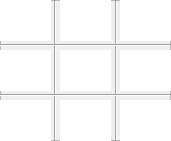
      <widget class="QFrame" name="frame_8">
       <property name="geometry">
        <rect>
         <x>200</x>
         <y>330</y>
         <width>171</width>
         <height>141</height>
        </rect>
       </property>
       <property name="frameShape">
        <enum>QFrame::StyledPanel</enum>
       </property>
       <property name="frameShadow">
        <enum>QFrame::Raised</enum>
       </property>
       <widget class="QTextEdit" name="firstNumberTextEdit_109">
        <property name="geometry">
         <rect>
          <x>0</x>
          <y>0</y>
          <width>51</width>
          <height>41</height>
         </rect>
        </property>
        <property name="font">
         <font>
          <pointsize>22</pointsize>
         </font>
        </property>
        <property name="autoFillBackground">
         <bool>false</bool>
        </property>
        <property name="inputMethodHints">
         <set>Qt::ImhDigitsOnly</set>
        </property>
        <property name="frameShape">
         <enum>QFrame::NoFrame</enum>
        </property>
        <property name="verticalScrollBarPolicy">
         <enum>Qt::ScrollBarAlwaysOff</enum>
        </property>
        <property name="horizontalScrollBarPolicy">
         <enum>Qt::ScrollBarAlwaysOff</enum>
        </property>
        <property name="markdown">
         <string/>
        </property>
        <property name="html">
         <string>&lt;!DOCTYPE HTML PUBLIC &quot;-//W3C//DTD HTML 4.0//EN&quot; &quot;http://www.w3.org/TR/REC-html40/strict.dtd&quot;&gt;
&lt;html&gt;&lt;head&gt;&lt;meta name=&quot;qrichtext&quot; content=&quot;1&quot; /&gt;&lt;style type=&quot;text/css&quot;&gt;
p, li { white-space: pre-wrap; }
&lt;/style&gt;&lt;/head&gt;&lt;body style=&quot; font-family:'MS Shell Dlg 2'; font-size:22pt; font-weight:400; font-style:normal;&quot;&gt;
&lt;p align=&quot;center&quot; style=&quot;-qt-paragraph-type:empty; margin-top:0px; margin-bottom:0px; margin-left:0px; margin-right:0px; -qt-block-indent:0; text-indent:0px; font-family:'MS Shell Dlg 2';&quot;&gt;&lt;br /&gt;&lt;/p&gt;&lt;/body&gt;&lt;/html&gt;</string>
        </property>
        <property name="acceptRichText">
         <bool>false</bool>
        </property>
        <property name="cursorWidth">
         <number>0</number>
        </property>
        <property name="textInteractionFlags">
         <set>Qt::TextEditable</set>
        </property>
       </widget>
       <widget class="QTextEdit" name="firstNumberTextEdit_110">
        <property name="geometry">
         <rect>
          <x>60</x>
          <y>0</y>
          <width>51</width>
          <height>41</height>
         </rect>
        </property>
        <property name="font">
         <font>
          <pointsize>22</pointsize>
         </font>
        </property>
        <property name="autoFillBackground">
         <bool>false</bool>
        </property>
        <property name="inputMethodHints">
         <set>Qt::ImhDigitsOnly</set>
        </property>
        <property name="frameShape">
         <enum>QFrame::NoFrame</enum>
        </property>
        <property name="verticalScrollBarPolicy">
         <enum>Qt::ScrollBarAlwaysOff</enum>
        </property>
        <property name="horizontalScrollBarPolicy">
         <enum>Qt::ScrollBarAlwaysOff</enum>
        </property>
        <property name="markdown">
         <string/>
        </property>
        <property name="html">
         <string>&lt;!DOCTYPE HTML PUBLIC &quot;-//W3C//DTD HTML 4.0//EN&quot; &quot;http://www.w3.org/TR/REC-html40/strict.dtd&quot;&gt;
&lt;html&gt;&lt;head&gt;&lt;meta name=&quot;qrichtext&quot; content=&quot;1&quot; /&gt;&lt;style type=&quot;text/css&quot;&gt;
p, li { white-space: pre-wrap; }
&lt;/style&gt;&lt;/head&gt;&lt;body style=&quot; font-family:'MS Shell Dlg 2'; font-size:22pt; font-weight:400; font-style:normal;&quot;&gt;
&lt;p align=&quot;center&quot; style=&quot;-qt-paragraph-type:empty; margin-top:0px; margin-bottom:0px; margin-left:0px; margin-right:0px; -qt-block-indent:0; text-indent:0px; font-family:'MS Shell Dlg 2';&quot;&gt;&lt;br /&gt;&lt;/p&gt;&lt;/body&gt;&lt;/html&gt;</string>
        </property>
        <property name="acceptRichText">
         <bool>false</bool>
        </property>
        <property name="cursorWidth">
         <number>0</number>
        </property>
        <property name="textInteractionFlags">
         <set>Qt::TextEditable</set>
        </property>
       </widget>
       <widget class="QTextEdit" name="firstNumberTextEdit_111">
        <property name="geometry">
         <rect>
          <x>120</x>
          <y>0</y>
          <width>51</width>
          <height>41</height>
         </rect>
        </property>
        <property name="font">
         <font>
          <pointsize>22</pointsize>
         </font>
        </property>
        <property name="autoFillBackground">
         <bool>false</bool>
        </property>
        <property name="inputMethodHints">
         <set>Qt::ImhDigitsOnly</set>
        </property>
        <property name="frameShape">
         <enum>QFrame::NoFrame</enum>
        </property>
        <property name="verticalScrollBarPolicy">
         <enum>Qt::ScrollBarAlwaysOff</enum>
        </property>
        <property name="horizontalScrollBarPolicy">
         <enum>Qt::ScrollBarAlwaysOff</enum>
        </property>
        <property name="markdown">
         <string/>
        </property>
        <property name="html">
         <string>&lt;!DOCTYPE HTML PUBLIC &quot;-//W3C//DTD HTML 4.0//EN&quot; &quot;http://www.w3.org/TR/REC-html40/strict.dtd&quot;&gt;
&lt;html&gt;&lt;head&gt;&lt;meta name=&quot;qrichtext&quot; content=&quot;1&quot; /&gt;&lt;style type=&quot;text/css&quot;&gt;
p, li { white-space: pre-wrap; }
&lt;/style&gt;&lt;/head&gt;&lt;body style=&quot; font-family:'MS Shell Dlg 2'; font-size:22pt; font-weight:400; font-style:normal;&quot;&gt;
&lt;p align=&quot;center&quot; style=&quot;-qt-paragraph-type:empty; margin-top:0px; margin-bottom:0px; margin-left:0px; margin-right:0px; -qt-block-indent:0; text-indent:0px; font-family:'MS Shell Dlg 2';&quot;&gt;&lt;br /&gt;&lt;/p&gt;&lt;/body&gt;&lt;/html&gt;</string>
        </property>
        <property name="acceptRichText">
         <bool>false</bool>
        </property>
        <property name="cursorWidth">
         <number>0</number>
        </property>
        <property name="textInteractionFlags">
         <set>Qt::TextEditable</set>
        </property>
       </widget>
       <widget class="QTextEdit" name="firstNumberTextEdit_112">
        <property name="geometry">
         <rect>
          <x>0</x>
          <y>50</y>
          <width>51</width>
          <height>41</height>
         </rect>
        </property>
        <property name="font">
         <font>
          <pointsize>22</pointsize>
         </font>
        </property>
        <property name="autoFillBackground">
         <bool>false</bool>
        </property>
        <property name="inputMethodHints">
         <set>Qt::ImhDigitsOnly</set>
        </property>
        <property name="frameShape">
         <enum>QFrame::NoFrame</enum>
        </property>
        <property name="verticalScrollBarPolicy">
         <enum>Qt::ScrollBarAlwaysOff</enum>
        </property>
        <property name="horizontalScrollBarPolicy">
         <enum>Qt::ScrollBarAlwaysOff</enum>
        </property>
        <property name="markdown">
         <string/>
        </property>
        <property name="html">
         <string>&lt;!DOCTYPE HTML PUBLIC &quot;-//W3C//DTD HTML 4.0//EN&quot; &quot;http://www.w3.org/TR/REC-html40/strict.dtd&quot;&gt;
&lt;html&gt;&lt;head&gt;&lt;meta name=&quot;qrichtext&quot; content=&quot;1&quot; /&gt;&lt;style type=&quot;text/css&quot;&gt;
p, li { white-space: pre-wrap; }
&lt;/style&gt;&lt;/head&gt;&lt;body style=&quot; font-family:'MS Shell Dlg 2'; font-size:22pt; font-weight:400; font-style:normal;&quot;&gt;
&lt;p align=&quot;center&quot; style=&quot;-qt-paragraph-type:empty; margin-top:0px; margin-bottom:0px; margin-left:0px; margin-right:0px; -qt-block-indent:0; text-indent:0px; font-family:'MS Shell Dlg 2';&quot;&gt;&lt;br /&gt;&lt;/p&gt;&lt;/body&gt;&lt;/html&gt;</string>
        </property>
        <property name="acceptRichText">
         <bool>false</bool>
        </property>
        <property name="cursorWidth">
         <number>0</number>
        </property>
        <property name="textInteractionFlags">
         <set>Qt::TextEditable</set>
        </property>
       </widget>
       <widget class="QTextEdit" name="firstNumberTextEdit_113">
        <property name="geometry">
         <rect>
          <x>60</x>
          <y>50</y>
          <width>51</width>
          <height>41</height>
         </rect>
        </property>
        <property name="font">
         <font>
          <pointsize>22</pointsize>
         </font>
        </property>
        <property name="autoFillBackground">
         <bool>false</bool>
        </property>
        <property name="inputMethodHints">
         <set>Qt::ImhDigitsOnly</set>
        </property>
        <property name="frameShape">
         <enum>QFrame::NoFrame</enum>
        </property>
        <property name="verticalScrollBarPolicy">
         <enum>Qt::ScrollBarAlwaysOff</enum>
        </property>
        <property name="horizontalScrollBarPolicy">
         <enum>Qt::ScrollBarAlwaysOff</enum>
        </property>
        <property name="markdown">
         <string/>
        </property>
        <property name="html">
         <string>&lt;!DOCTYPE HTML PUBLIC &quot;-//W3C//DTD HTML 4.0//EN&quot; &quot;http://www.w3.org/TR/REC-html40/strict.dtd&quot;&gt;
&lt;html&gt;&lt;head&gt;&lt;meta name=&quot;qrichtext&quot; content=&quot;1&quot; /&gt;&lt;style type=&quot;text/css&quot;&gt;
p, li { white-space: pre-wrap; }
&lt;/style&gt;&lt;/head&gt;&lt;body style=&quot; font-family:'MS Shell Dlg 2'; font-size:22pt; font-weight:400; font-style:normal;&quot;&gt;
&lt;p align=&quot;center&quot; style=&quot;-qt-paragraph-type:empty; margin-top:0px; margin-bottom:0px; margin-left:0px; margin-right:0px; -qt-block-indent:0; text-indent:0px; font-family:'MS Shell Dlg 2';&quot;&gt;&lt;br /&gt;&lt;/p&gt;&lt;/body&gt;&lt;/html&gt;</string>
        </property>
        <property name="acceptRichText">
         <bool>false</bool>
        </property>
        <property name="cursorWidth">
         <number>0</number>
        </property>
        <property name="textInteractionFlags">
         <set>Qt::TextEditable</set>
        </property>
       </widget>
       <widget class="QTextEdit" name="firstNumberTextEdit_114">
        <property name="geometry">
         <rect>
          <x>120</x>
          <y>50</y>
          <width>51</width>
          <height>41</height>
         </rect>
        </property>
        <property name="font">
         <font>
          <pointsize>22</pointsize>
         </font>
        </property>
        <property name="autoFillBackground">
         <bool>false</bool>
        </property>
        <property name="inputMethodHints">
         <set>Qt::ImhDigitsOnly</set>
        </property>
        <property name="frameShape">
         <enum>QFrame::NoFrame</enum>
        </property>
        <property name="verticalScrollBarPolicy">
         <enum>Qt::ScrollBarAlwaysOff</enum>
        </property>
        <property name="horizontalScrollBarPolicy">
         <enum>Qt::ScrollBarAlwaysOff</enum>
        </property>
        <property name="sizeAdjustPolicy">
         <enum>QAbstractScrollArea::AdjustToContents</enum>
        </property>
        <property name="markdown">
         <string/>
        </property>
        <property name="html">
         <string>&lt;!DOCTYPE HTML PUBLIC &quot;-//W3C//DTD HTML 4.0//EN&quot; &quot;http://www.w3.org/TR/REC-html40/strict.dtd&quot;&gt;
&lt;html&gt;&lt;head&gt;&lt;meta name=&quot;qrichtext&quot; content=&quot;1&quot; /&gt;&lt;style type=&quot;text/css&quot;&gt;
p, li { white-space: pre-wrap; }
&lt;/style&gt;&lt;/head&gt;&lt;body style=&quot; font-family:'MS Shell Dlg 2'; font-size:22pt; font-weight:400; font-style:normal;&quot;&gt;
&lt;p align=&quot;center&quot; style=&quot;-qt-paragraph-type:empty; margin-top:0px; margin-bottom:0px; margin-left:0px; margin-right:0px; -qt-block-indent:0; text-indent:0px; font-family:'MS Shell Dlg 2';&quot;&gt;&lt;br /&gt;&lt;/p&gt;&lt;/body&gt;&lt;/html&gt;</string>
        </property>
        <property name="acceptRichText">
         <bool>false</bool>
        </property>
        <property name="cursorWidth">
         <number>0</number>
        </property>
        <property name="textInteractionFlags">
         <set>Qt::TextEditable</set>
        </property>
       </widget>
       <widget class="QTextEdit" name="firstNumberTextEdit_115">
        <property name="geometry">
         <rect>
          <x>0</x>
          <y>100</y>
          <width>51</width>
          <height>41</height>
         </rect>
        </property>
        <property name="font">
         <font>
          <pointsize>22</pointsize>
         </font>
        </property>
        <property name="autoFillBackground">
         <bool>false</bool>
        </property>
        <property name="inputMethodHints">
         <set>Qt::ImhDigitsOnly</set>
        </property>
        <property name="frameShape">
         <enum>QFrame::NoFrame</enum>
        </property>
        <property name="verticalScrollBarPolicy">
         <enum>Qt::ScrollBarAlwaysOff</enum>
        </property>
        <property name="horizontalScrollBarPolicy">
         <enum>Qt::ScrollBarAlwaysOff</enum>
        </property>
        <property name="markdown">
         <string/>
        </property>
        <property name="html">
         <string>&lt;!DOCTYPE HTML PUBLIC &quot;-//W3C//DTD HTML 4.0//EN&quot; &quot;http://www.w3.org/TR/REC-html40/strict.dtd&quot;&gt;
&lt;html&gt;&lt;head&gt;&lt;meta name=&quot;qrichtext&quot; content=&quot;1&quot; /&gt;&lt;style type=&quot;text/css&quot;&gt;
p, li { white-space: pre-wrap; }
&lt;/style&gt;&lt;/head&gt;&lt;body style=&quot; font-family:'MS Shell Dlg 2'; font-size:22pt; font-weight:400; font-style:normal;&quot;&gt;
&lt;p align=&quot;center&quot; style=&quot;-qt-paragraph-type:empty; margin-top:0px; margin-bottom:0px; margin-left:0px; margin-right:0px; -qt-block-indent:0; text-indent:0px; font-family:'MS Shell Dlg 2';&quot;&gt;&lt;br /&gt;&lt;/p&gt;&lt;/body&gt;&lt;/html&gt;</string>
        </property>
        <property name="acceptRichText">
         <bool>false</bool>
        </property>
        <property name="cursorWidth">
         <number>0</number>
        </property>
        <property name="textInteractionFlags">
         <set>Qt::TextEditable</set>
        </property>
       </widget>
       <widget class="QTextEdit" name="firstNumberTextEdit_116">
        <property name="geometry">
         <rect>
          <x>60</x>
          <y>100</y>
          <width>51</width>
          <height>41</height>
         </rect>
        </property>
        <property name="font">
         <font>
          <pointsize>22</pointsize>
         </font>
        </property>
        <property name="autoFillBackground">
         <bool>false</bool>
        </property>
        <property name="inputMethodHints">
         <set>Qt::ImhDigitsOnly</set>
        </property>
        <property name="frameShape">
         <enum>QFrame::NoFrame</enum>
        </property>
        <property name="verticalScrollBarPolicy">
         <enum>Qt::ScrollBarAlwaysOff</enum>
        </property>
        <property name="horizontalScrollBarPolicy">
         <enum>Qt::ScrollBarAlwaysOff</enum>
        </property>
        <property name="markdown">
         <string/>
        </property>
        <property name="html">
         <string>&lt;!DOCTYPE HTML PUBLIC &quot;-//W3C//DTD HTML 4.0//EN&quot; &quot;http://www.w3.org/TR/REC-html40/strict.dtd&quot;&gt;
&lt;html&gt;&lt;head&gt;&lt;meta name=&quot;qrichtext&quot; content=&quot;1&quot; /&gt;&lt;style type=&quot;text/css&quot;&gt;
p, li { white-space: pre-wrap; }
&lt;/style&gt;&lt;/head&gt;&lt;body style=&quot; font-family:'MS Shell Dlg 2'; font-size:22pt; font-weight:400; font-style:normal;&quot;&gt;
&lt;p align=&quot;center&quot; style=&quot;-qt-paragraph-type:empty; margin-top:0px; margin-bottom:0px; margin-left:0px; margin-right:0px; -qt-block-indent:0; text-indent:0px; font-family:'MS Shell Dlg 2';&quot;&gt;&lt;br /&gt;&lt;/p&gt;&lt;/body&gt;&lt;/html&gt;</string>
        </property>
        <property name="acceptRichText">
         <bool>false</bool>
        </property>
        <property name="cursorWidth">
         <number>0</number>
        </property>
        <property name="textInteractionFlags">
         <set>Qt::TextEditable</set>
        </property>
       </widget>
       <widget class="QTextEdit" name="firstNumberTextEdit_117">
        <property name="geometry">
         <rect>
          <x>120</x>
          <y>100</y>
          <width>51</width>
          <height>41</height>
         </rect>
        </property>
        <property name="font">
         <font>
          <pointsize>22</pointsize>
         </font>
        </property>
        <property name="autoFillBackground">
         <bool>false</bool>
        </property>
        <property name="inputMethodHints">
         <set>Qt::ImhDigitsOnly</set>
        </property>
        <property name="frameShape">
         <enum>QFrame::NoFrame</enum>
        </property>
        <property name="verticalScrollBarPolicy">
         <enum>Qt::ScrollBarAlwaysOff</enum>
        </property>
        <property name="horizontalScrollBarPolicy">
         <enum>Qt::ScrollBarAlwaysOff</enum>
        </property>
        <property name="markdown">
         <string/>
        </property>
        <property name="html">
         <string>&lt;!DOCTYPE HTML PUBLIC &quot;-//W3C//DTD HTML 4.0//EN&quot; &quot;http://www.w3.org/TR/REC-html40/strict.dtd&quot;&gt;
&lt;html&gt;&lt;head&gt;&lt;meta name=&quot;qrichtext&quot; content=&quot;1&quot; /&gt;&lt;style type=&quot;text/css&quot;&gt;
p, li { white-space: pre-wrap; }
&lt;/style&gt;&lt;/head&gt;&lt;body style=&quot; font-family:'MS Shell Dlg 2'; font-size:22pt; font-weight:400; font-style:normal;&quot;&gt;
&lt;p align=&quot;center&quot; style=&quot;-qt-paragraph-type:empty; margin-top:0px; margin-bottom:0px; margin-left:0px; margin-right:0px; -qt-block-indent:0; text-indent:0px; font-family:'MS Shell Dlg 2';&quot;&gt;&lt;br /&gt;&lt;/p&gt;&lt;/body&gt;&lt;/html&gt;</string>
        </property>
        <property name="acceptRichText">
         <bool>false</bool>
        </property>
        <property name="cursorWidth">
         <number>0</number>
        </property>
        <property name="textInteractionFlags">
         <set>Qt::TextEditable</set>
        </property>
       </widget>
       <widget class="Line" name="line_53">
        <property name="geometry">
         <rect>
          <x>47</x>
          <y>0</y>
          <width>16</width>
          <height>141</height>
         </rect>
        </property>
        <property name="orientation">
         <enum>Qt::Vertical</enum>
        </property>
       </widget>
       <widget class="Line" name="line_54">
        <property name="geometry">
         <rect>
          <x>108</x>
          <y>0</y>
          <width>16</width>
          <height>141</height>
         </rect>
        </property>
        <property name="orientation">
         <enum>Qt::Vertical</enum>
        </property>
       </widget>
       <widget class="Line" name="line_55">
        <property name="geometry">
         <rect>
          <x>0</x>
          <y>37</y>
          <width>171</width>
          <height>16</height>
         </rect>
        </property>
        <property name="orientation">
         <enum>Qt::Horizontal</enum>
        </property>
       </widget>
       <widget class="Line" name="line_56">
        <property name="geometry">
         <rect>
          <x>0</x>
          <y>85</y>
          <width>171</width>
          <height>20</height>
         </rect>
        </property>
        <property name="orientation">
         <enum>Qt::Horizontal</enum>
        </property>
       </widget>
      </widget>
